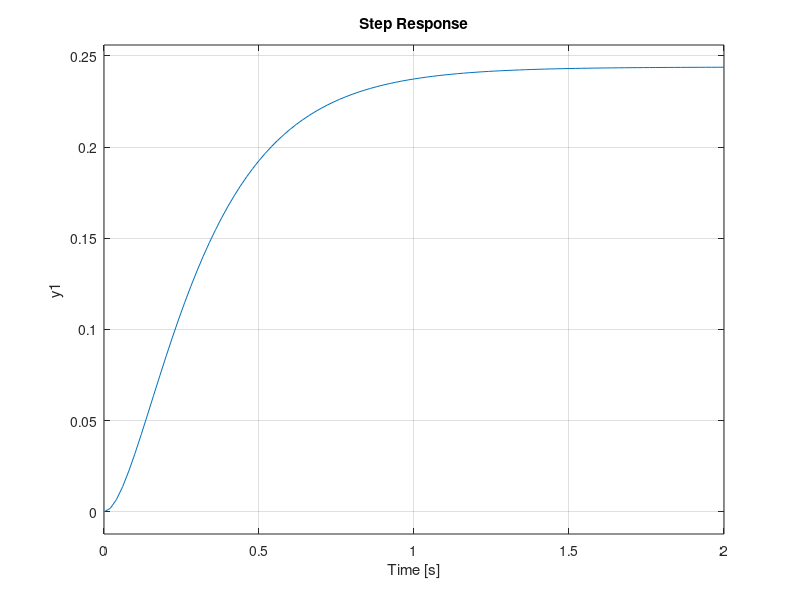

This chart was generated by the following MATLAB code: (Note: this script raises an error after producing the figure.)
clc

A = [-4 -0.2; 5 -10];
B = [2; 0];
C = [0 1];
D = [0];

mDC = ss(A, B, C, D);
[num, den] = ss2tf(A, B, C, D);
step(mDC); hold on;
H = tf(num,den);
step(H);

%% 2

H = tf(0.1, [0.01, 0.14, 0.41]);
step(H);
stepinfo(H)
